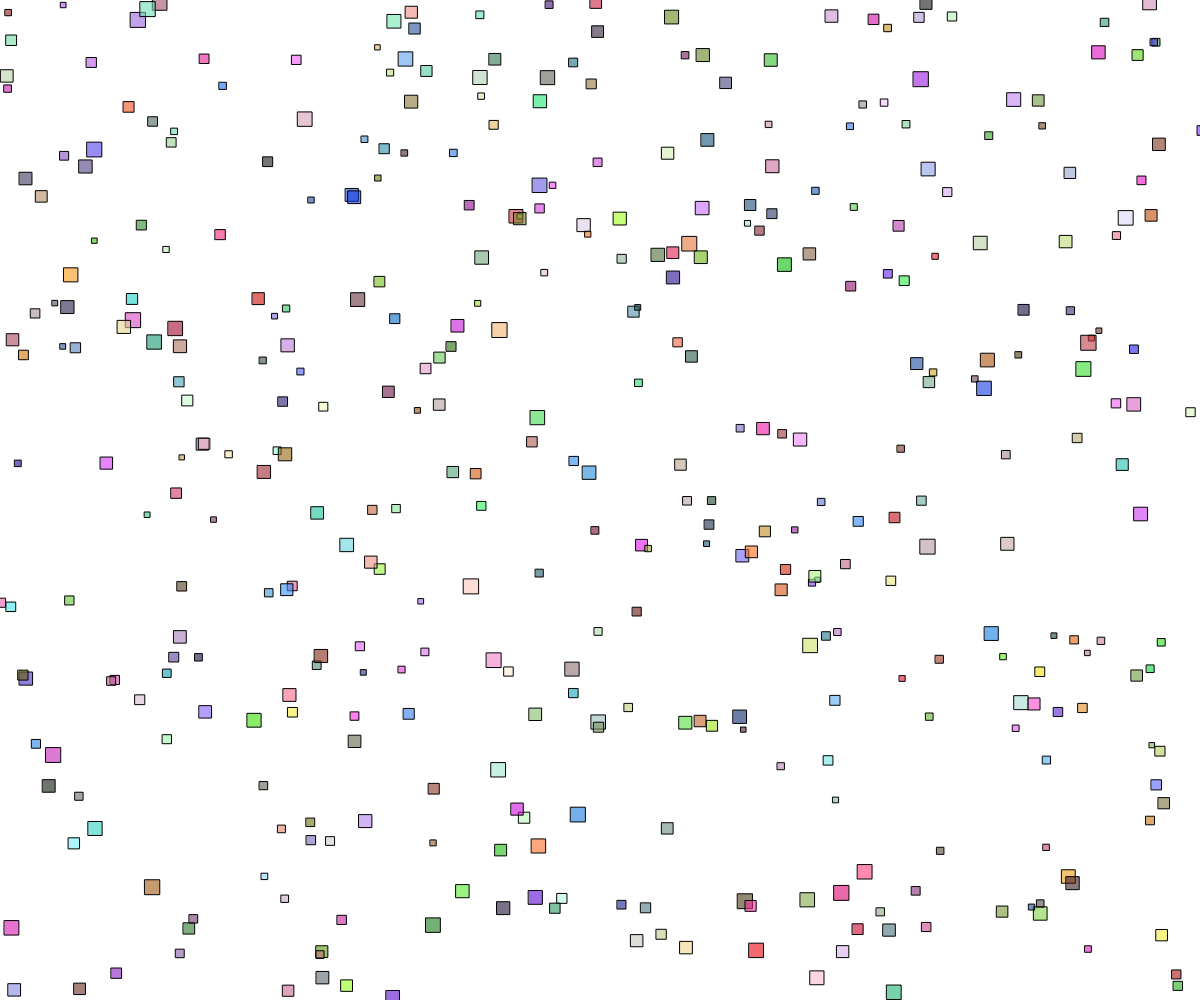
Frame 1 (no input)
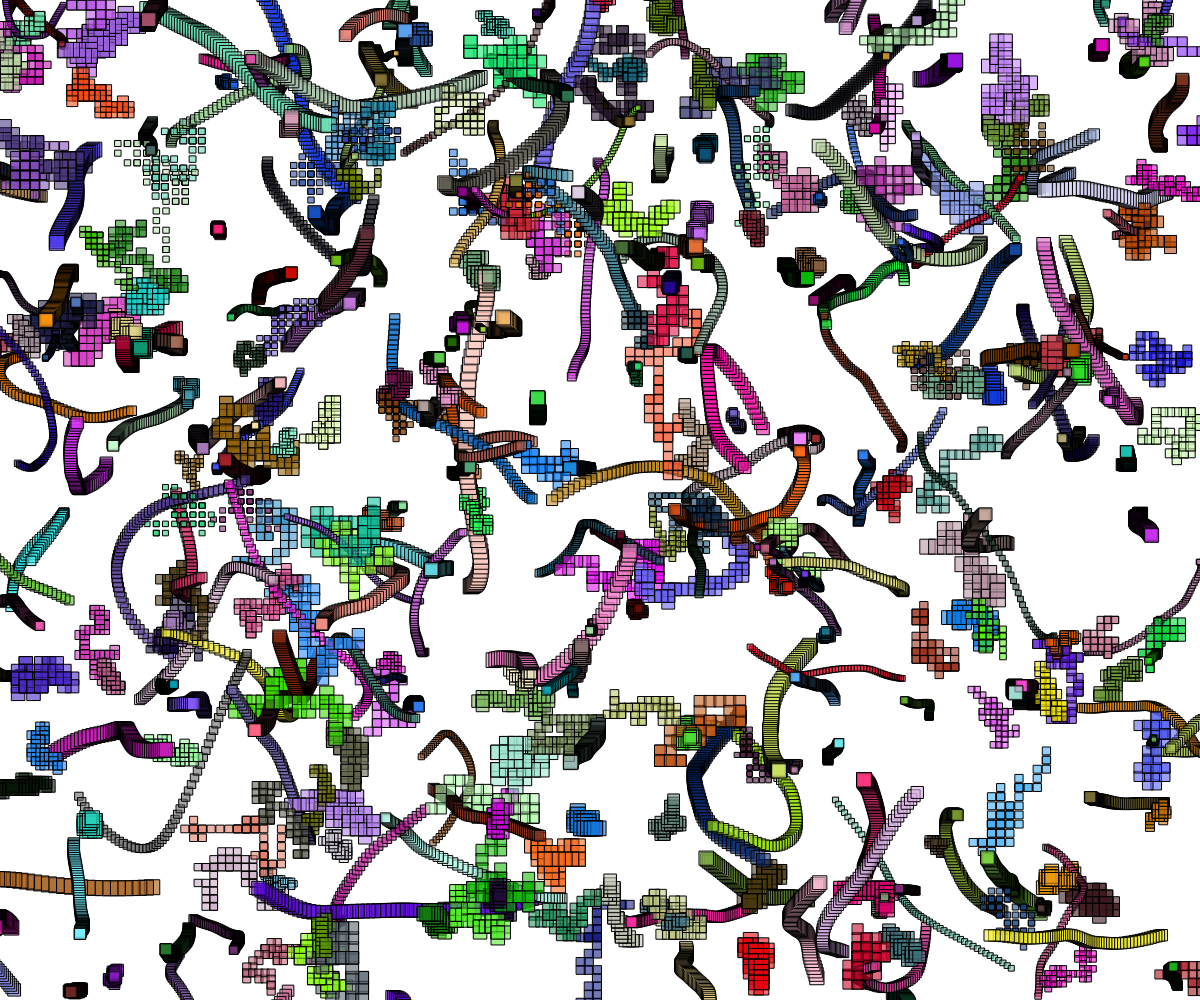
Frame 60 (no input)
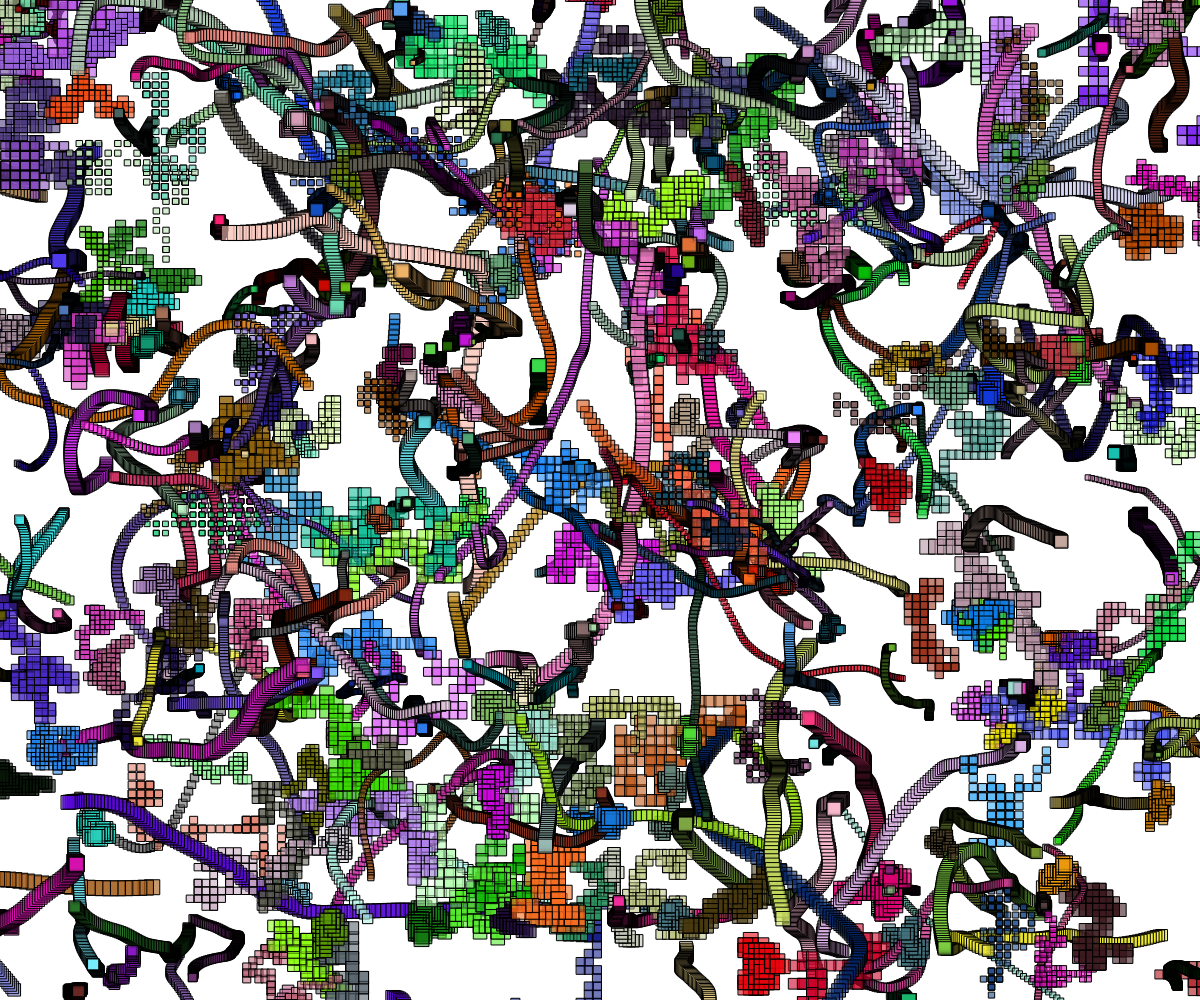
Frame 120 (the mouse pressed at the canvas centre since frame 60)

The p5.js sketch that drew these frames (run headless with seeded random() and noise() and a simulated clock; from frame 60 on, the mouse is pressed at the canvas centre):

// p5.js sketch
// ── sketch.js
// Project Title
// Your Name
// Date
//
// Extra for Experts:
// - describe what you did to take this project "above and beyond"

let walkers = [];
const NUM_WALKERS = 400;
function setup() {
  createCanvas(windowWidth, windowHeight);
  for (let i = 0; i < NUM_WALKERS; i++){
    walkers.push(new Walker(random(width), random(height)));
  }
}

function draw() {
  //background(220);
  for (let i = 0; i < NUM_WALKERS; i++){
    if(walkers[i].movementType===0){
          walkers[i].movePerlin();
    }
    else{
      walkers[i].move();
    }
          walkers[i].display();
  }
}


class Walker{
  //Constructor and Class Properties
  constructor(x_, y_){
    this.movementType = Math.floor(random(2));
    this.x = x_;
    this.y = y_;
    this.c = color(random(255),random(255),random(255),150);
    this.speed = random(1,10);
    this.size = random(5,15);
    this.xOff = random(200);
    this.yOff = random(200);
  }
  //Class Methods
  display(){
    rectMode(CENTER);
    fill(this.c);
    rect(this.x, this.y, this.size, this.size);
  }

  move(){
    let myChoice = Math.floor(random(4));
    print(myChoice);
    if (myChoice === 0){ //RIGHT
      this.x += this.speed;
    }
    else if (myChoice === 1){ //LEFT
      this.x -= this.speed;
    }
    else if (myChoice === 2){ //UP
      this.y -= this.speed;
    }
    else{ //DOWN
      this.y += this.speed;
    }
  }

  movePerlin(){
    this.x += map(noise(this.xOff), 0, 1, -this.speed, this.speed);
    this.y += map(noise(this.yOff), 0, 1, -this.speed, this.speed);
    this.xOff += 0.02;
    this.yOff += 0.02;
  }

}
